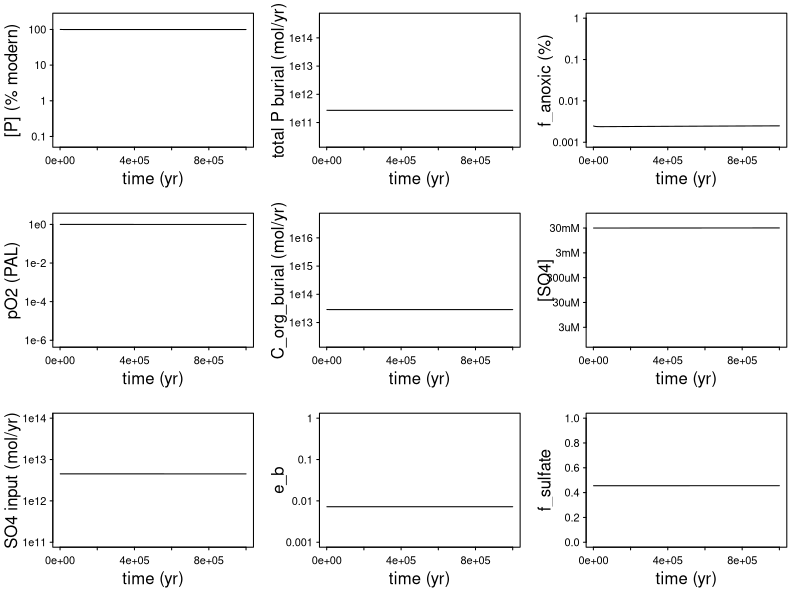
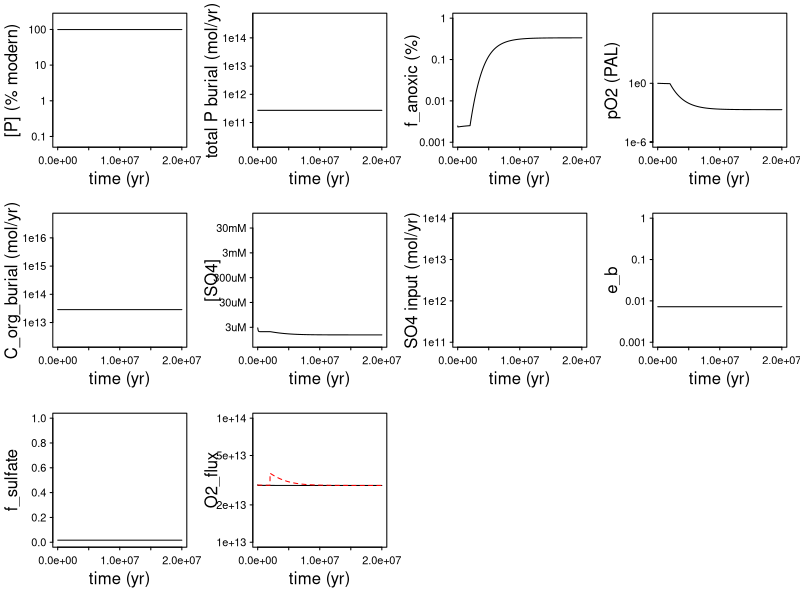
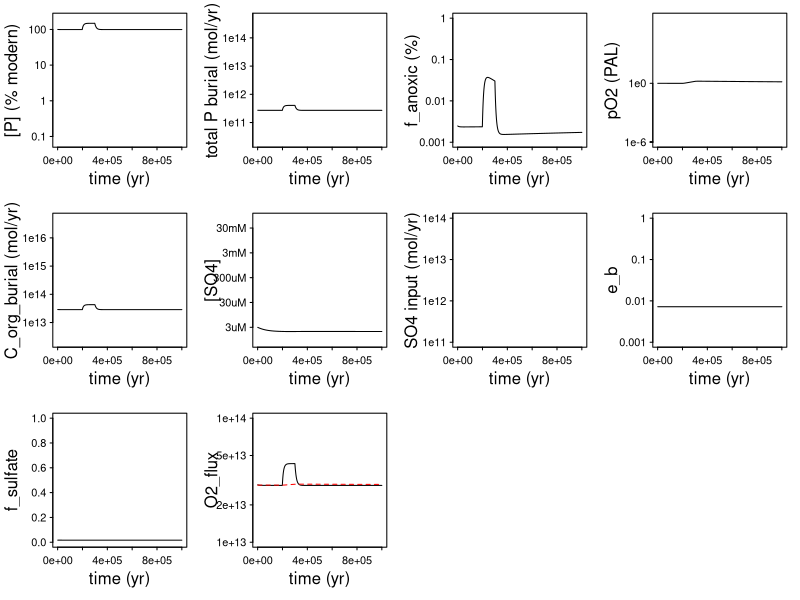
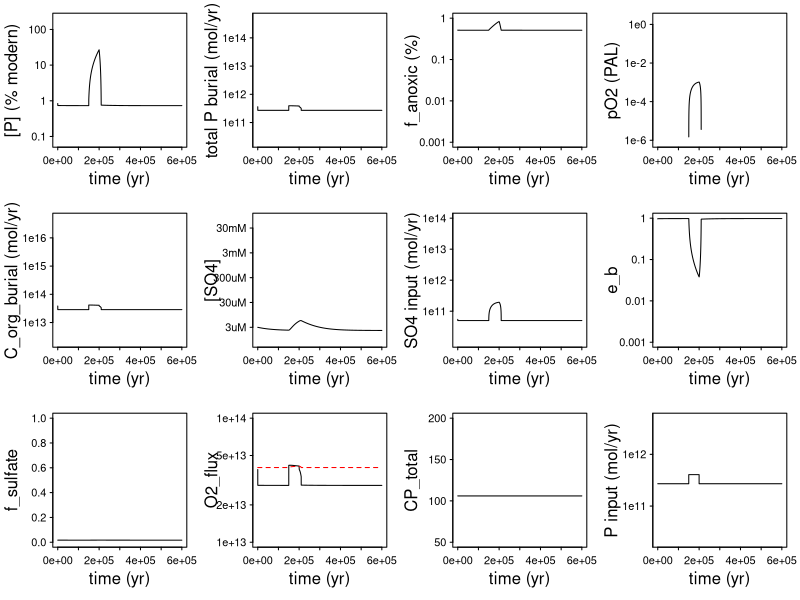

Source code (R) for these figures, in order:
##### P-SO4 model
##### Michael Kipp
##### May 2022 

## modern flux & reservoir values - read in these values before executing code for any of the figures below

P_modern=2900e12 # moles of P in modern ocean; from Ruttenberg (2003) Table 1
O2_modern=38e18 # moles O2 in modern atmosphere
SO4_modern=40e18 # moles SO4 in modern ocean
O2_weathering_modern=3.335761e13 # modern oxidative weathering flux, mol/yr
NPP_modern=4e15 # modern net primary productivity; mol/yr, from Field et al (1999)
SO4_input_modern=4.5e12 # modern riverine flux of SO4 to ocean; mol/yr
P_input_modern=0.27e12 # modern riverine flux of P to ocean; mol/yr of "reactive" (i.e. bioavailable, not particulate) from Ruttenberg (2003) Table 3
Redfield_CP=106 # molar C/P ratio of organic matter; Redfield (1958)
SO4_hsc=0.00333 # half-saturation constant for SO4 reduction (0.00333=100uM, as in Pallud & Van Cappellen 2006)
O2_hsc=1e-4 # from Slomp and Van Cappellen (2007) Biogeosciences; Alcott et al (2019) Science
e_b=0.00722 # calibrated for steady state; in general agreement with Holland (1984); Hedges & Keil (1995); Middelburg (2019)
f_sulfate_modern=0.5 # from S isotope record, e.g. Canfield + Farquhar (2009) PNAS
gypsum_hsc=0.2 # tuned to give negligible gypsum burial in Archean
Anoxic_CP_modern=3650 # 4000 in Van Cappellen & Ingall (1996) and Lenton et al (2017); 1100 in Alcott et al (2019) and Slomp & Van Cappellen (2007)
reduced_outgassing=0 # no additional O2 sink in base model 

### Model run at modern steady state values for 1 Myr. 

i=2
max_time=1e6 # length of run; yr
time_step=1e3 # time step; yr
t=seq(0,max_time,by=time_step)
P=NULL
P[1]=P_modern # initial marine P inventory

O2=NULL
O2[1]=O2_modern # initial atmospheric O2 inventory 
SO4=NULL
SO4[1]=SO4_modern # initial marine SO4 inventory

out=NULL

for (i in 2:length(t)){
	
	time=t[i]
	
	P_input=P_input_modern*time_step
	
	Corg_prod=(P[i-1]/P_modern)*NPP_modern*time_step 
	
	resp_O2=((O2[i-1]/((O2_hsc*O2_modern)+O2[i-1])))
	resp_SO4=((SO4[i-1]/((SO4_hsc*SO4_modern)+SO4[i-1])))
	total_pot_resp=resp_O2+resp_SO4
	if(total_pot_resp>0.99278){total_e_b=1-0.99278} else{total_e_b=1-total_pot_resp}
	
	Corg_burial= total_e_b* Corg_prod
	
	f_anoxic=1/(1+exp(-12*(0.5*(P[i-1]/P_modern)-(O2[i-1]/O2_modern)))) # eqn & coefficients from Lenton et al (2018) Earth Sci Rev

	SO4_input=sqrt(O2[i-1]/O2_modern)*SO4_input_modern*time_step
	
	J_sulfate=f_sulfate_modern*((SO4[i-1]/((gypsum_hsc*SO4_modern)+SO4[i-1]))*SO4_input_modern*time_step)
	J_sulfide=(1-f_sulfate_modern)*((SO4[i-1]/((SO4_hsc*SO4_modern)+SO4[i-1]))*SO4_input_modern*time_step)
	SO4[i]=SO4[i-1]+SO4_input-J_sulfide-J_sulfate
	
	P_oxic_burial=(1-f_anoxic)*Corg_burial/Redfield_CP
	Anoxic_CP=if((Anoxic_CP_modern*(SO4[i-1]/((SO4_hsc*SO4_modern)+SO4[i-1])))>106){(Anoxic_CP_modern*(SO4[i-1]/((SO4_hsc*SO4_modern)+SO4[i-1])))} else{106}
	P_anoxic_burial=(f_anoxic)*Corg_burial/Anoxic_CP
	P_total_burial= P_oxic_burial+ P_anoxic_burial
	
	P[i]=if(P[i-1]+P_input-P_total_burial>0){P[i-1]+P_input-P_total_burial} else{0}
	
	O2_source=Corg_burial+2*J_sulfide
	O2_sink=(O2_weathering_modern*time_step)*sqrt(O2[i-1]/O2_modern)+reduced_outgassing*time_step
	O2[i]=if(O2[i-1]+O2_source-O2_sink>0){O2[i-1]+O2_source-O2_sink} else{0}
		
	results=c(time,P[i], P_input/time_step, P_oxic_burial/time_step, P_anoxic_burial/time_step, P_total_burial/time_step, f_anoxic,O2[i], P_oxic_burial/P_total_burial,P_anoxic_burial/P_total_burial, Corg_burial/time_step, Anoxic_CP,SO4[i], Corg_burial/Corg_prod, SO4_input/time_step,J_sulfate/(J_sulfate+J_sulfide), O2_source/time_step,O2_sink/time_step)
	out=rbind(out,results)
	
}

colnames(out)=c("time","P_ocean","P_input","P_oxic_burial","P_anoxic_burial","P_total_burial","f_anoxic","O2_atmosphere","rel_oxic_P_burial","rel_anoxic_P_burial","Corg_burial","CP_anoxic","SO4_ocean","e_b","SO4_input","f_sulfate","O2_source","O2_sink")

par(mfrow=c(3,3))
par(mar=c(4,4,1,1))
par(oma=c(0,0,0,0))
plot(out[,2]~out[,1],cex=0,ylim=c(2000e9,6000e12),xlab=NA,ylab=NA,axes=F,log="y")
lines(out[,2]~out[,1])
axis(side=1,las=1,tck=-0.02,mgp=c(3,0.5,0))
axis(side=2,las=1,tck=-0.02,mgp=c(3,0.5,0),at=c(2.9e15,2.9e14,2.9e13,2.9e12),labels=c(100,10,1,0.1))
box(lwd=1)
mtext(side=1,line=2,"time (yr)")
mtext(side=2,line=2.5,"[P] (% modern)")

plot(out[,6]~out[,1],type="l",xlab=NA,ylab=NA,axes=F,ylim=c(2e10,5e14),log="y")
axis(side=1,las=1,tck=-0.02,mgp=c(3,0.5,0))
axis(side=2,las=1,tck=-0.02,mgp=c(3,0.5,0),at=c(1e10,1e11,1e12,1e13,1e14,1e15),labels=c("1e10","1e11","1e12","1e13","1e14","1e15"))
box(lwd=1)
mtext(side=1,line=2,"time (yr)")
mtext(side=2,line=2.5,"total P burial (mol/yr)")

plot(out[,7]~out[,1],type="l",xlab=NA,ylab=NA,axes=F,ylim=c(0.001,1),log="y")
axis(side=1,las=1,tck=-0.02,mgp=c(3,0.5,0))
axis(side=2,las=1,tck=-0.02,mgp=c(3,0.5,0),at=c(0.001,0.01,0.1,1),labels=c("0.001","0.01","0.1","1"))
box(lwd=1)
mtext(side=1,line=2,"time (yr)")
mtext(side=2,line=2.5,"f_anoxic (%)")

plot(out[,8]~out[,1],type="l",ylim=c(30e12,80e18),xlab=NA,ylab=NA,axes=F,log="y")
axis(side=1,las=1,tck=-0.02,mgp=c(3,0.5,0))
axis(side=2,las=1,tck=-0.02,mgp=c(3,0.5,0),at=c(38e18,1e-2*38e18,1e-4*38e18,1e-6*38e18),labels=c("1e0","1e-2","1e-4","1e-6"))
box(lwd=1)
mtext(side=1,line=2,"time (yr)")
mtext(side=2,line=2.5,"pO2 (PAL)")

plot(out[,11]~out[,1],type="l",xlab=NA,ylab=NA,axes=F,ylim=c(2e12,5e16),log="y")
axis(side=1,las=1,tck=-0.02,mgp=c(3,0.5,0))
axis(side=2,las=1,tck=-0.02,mgp=c(3,0.5,0),at=c(1e13,1e14,1e15,1e16),labels=c("1e13","1e14","1e15","1e16"))
box(lwd=1)
mtext(side=1,line=2,"time (yr)")
mtext(side=2,line=2.5,"C_org_burial (mol/yr)")

plot(out[,13]~out[,1],type="l",xlab=NA,ylab=NA,axes=F,ylim=c(1e15,1e20),log="y")
axis(side=1,las=1,tck=-0.02,mgp=c(3,0.5,0))
axis(side=2,las=1,tck=-0.02,mgp=c(3,0.5,0),at=c(40e18,40e17,40e16,40e15,40e14),labels=c("30mM","3mM","300uM","30uM","3uM"))
box(lwd=1)
mtext(side=1,line=2,"time (yr)")
mtext(side=2,line=2.5,"[SO4]")

plot(out[,15]~out[,1],type="l",xlab=NA,ylab=NA,axes=F,ylim=c(1e11,1e14),log="y")
axis(side=1,las=1,tck=-0.02,mgp=c(3,0.5,0))
axis(side=2,las=1,tck=-0.02,mgp=c(3,0.5,0),at=c(1e11,1e12,1e13,1e14,1e15,1e16,1e17,1e18),labels=c("1e11","1e12","1e13","1e14","1e15","1e16","1e17","1e18"))
box(lwd=1)
mtext(side=1,line=2,"time (yr)")
mtext(side=2,line=2.5,"SO4 input (mol/yr)")

plot(out[,14]~out[,1],type="l",xlab=NA,ylab=NA,axes=F,ylim=c(0.001,1),log="y")
axis(side=1,las=1,tck=-0.02,mgp=c(3,0.5,0))
axis(side=2,las=1,tck=-0.02,mgp=c(3,0.5,0),at=c(0.001,0.01,0.1,1),labels=c("0.001","0.01","0.1","1"))
box(lwd=1)
mtext(side=1,line=2,"time (yr)")
mtext(side=2,line=2.5,"e_b")

plot(out[,16]~out[,1],type="l",xlab=NA,ylab=NA,axes=F,ylim=c(0,1))
axis(side=1,las=1,tck=-0.02,mgp=c(3,0.5,0))
axis(side=2,las=1,tck=-0.02,mgp=c(3,0.5,0))
box(lwd=1)
mtext(side=1,line=2,"time (yr)")
mtext(side=2,line=2.5,"f_sulfate")







### Figure 2. Long-term negative feedback on pO2. 

i=2
max_time=20e6 # length of run; yr
time_step=1e4 # time step; yr
t=seq(0,max_time,by=time_step)
P=NULL
P[1]=P_modern # initial marine P inventory

O2=NULL
O2[1]=O2_modern # initial atmospheric O2 inventory 
SO4=NULL
SO4[1]=SO4_modern*1e-4 # initial marine SO4 inventory; *1e-4 for low-SO4 test
O2_weathering_modern=3.335761e13*(0.865576) # *0.865576 for low-SO4 test (since sulfide O2 source becomes negligible)

out=NULL

reduced_outgassing_seq=seq(0,0,length.out=length(t))
reduced_outgassing_seq[200:length(t)]= O2_weathering_modern*0.25 # 25% increase in O2 sink

for (i in 2:length(t)){
	
	time=t[i]
	
	P_input=P_input_modern*time_step
	
	Corg_prod=(P[i-1]/P_modern)*NPP_modern*time_step 
	
	resp_O2=((O2[i-1]/((O2_hsc*O2_modern)+O2[i-1])))
	resp_SO4=((SO4[i-1]/((SO4_hsc*SO4_modern)+SO4[i-1])))
	total_pot_resp=resp_O2+resp_SO4
	if(total_pot_resp>0.99278){total_e_b=1-0.99278} else{total_e_b=1-total_pot_resp}
	
	Corg_burial= total_e_b* Corg_prod
	
	f_anoxic=1/(1+exp(-12*(0.5*(P[i-1]/P_modern)-(O2[i-1]/O2_modern)))) # eqn & coefficients from Lenton et al (2018) Earth Sci Rev

	SO4_input=sqrt(O2[i-1]/O2_modern)*SO4_input_modern*time_step*1e-2 # *1e-2 for low-SO4 test
	
	J_sulfate=f_sulfate_modern*((SO4[i-1]/((gypsum_hsc*SO4_modern)+SO4[i-1]))*SO4_input_modern*time_step)
	J_sulfide=(1-f_sulfate_modern)*((SO4[i-1]/((SO4_hsc*SO4_modern)+SO4[i-1]))*SO4_input_modern*time_step)
	SO4[i]=SO4[i-1]+SO4_input-J_sulfide-J_sulfate
	
	P_oxic_burial=(1-f_anoxic)*Corg_burial/Redfield_CP
	Anoxic_CP=if((Anoxic_CP_modern*(SO4[i-1]/((SO4_hsc*SO4_modern)+SO4[i-1])))>106){(Anoxic_CP_modern*(SO4[i-1]/((SO4_hsc*SO4_modern)+SO4[i-1])))} else{106}
	P_anoxic_burial=(f_anoxic)*Corg_burial/Anoxic_CP
	P_total_burial= P_oxic_burial+ P_anoxic_burial
	
	P[i]=if(P[i-1]+P_input-P_total_burial>0){P[i-1]+P_input-P_total_burial} else{0}
	
	O2_source=Corg_burial+2*J_sulfide
	O2_sink=(O2_weathering_modern*time_step)*sqrt(O2[i-1]/O2_modern)+ reduced_outgassing_seq[i]*time_step
	O2[i]=if(O2[i-1]+O2_source-O2_sink>0){O2[i-1]+O2_source-O2_sink} else{0}
		
	results=c(time,P[i], P_input/time_step, P_oxic_burial/time_step, P_anoxic_burial/time_step, P_total_burial/time_step, f_anoxic,O2[i], P_oxic_burial/P_total_burial,P_anoxic_burial/P_total_burial, Corg_burial/time_step, Anoxic_CP,SO4[i], Corg_burial/Corg_prod, SO4_input/time_step,J_sulfate/(J_sulfate+J_sulfide), O2_source/time_step,O2_sink/time_step)
	out=rbind(out,results)
	
}

colnames(out)=c("time","P_ocean","P_input","P_oxic_burial","P_anoxic_burial","P_total_burial","f_anoxic","O2_atmosphere","rel_oxic_P_burial","rel_anoxic_P_burial","Corg_burial","CP_anoxic","SO4_ocean","e_b","SO4_input","f_sulfate","O2_source","O2_sink")

par(mfrow=c(3,4))
par(mar=c(4,4,1,1))
par(oma=c(0,0,0,0))
plot(out[,2]~out[,1],cex=0,ylim=c(2000e9,6000e12),xlab=NA,ylab=NA,axes=F,log="y")
lines(out[,2]~out[,1])
axis(side=1,las=1,tck=-0.02,mgp=c(3,0.5,0))
axis(side=2,las=1,tck=-0.02,mgp=c(3,0.5,0),at=c(2.9e15,2.9e14,2.9e13,2.9e12),labels=c(100,10,1,0.1))
box(lwd=1)
mtext(side=1,line=2,"time (yr)")
mtext(side=2,line=2.5,"[P] (% modern)")

plot(out[,6]~out[,1],type="l",xlab=NA,ylab=NA,axes=F,ylim=c(2e10,5e14),log="y")
axis(side=1,las=1,tck=-0.02,mgp=c(3,0.5,0))
axis(side=2,las=1,tck=-0.02,mgp=c(3,0.5,0),at=c(1e10,1e11,1e12,1e13,1e14,1e15),labels=c("1e10","1e11","1e12","1e13","1e14","1e15"))
box(lwd=1)
mtext(side=1,line=2,"time (yr)")
mtext(side=2,line=2.5,"total P burial (mol/yr)")

plot(out[,7]~out[,1],type="l",xlab=NA,ylab=NA,axes=F,ylim=c(0.001,1),log="y")
axis(side=1,las=1,tck=-0.02,mgp=c(3,0.5,0))
axis(side=2,las=1,tck=-0.02,mgp=c(3,0.5,0),at=c(0.001,0.01,0.1,1),labels=c("0.001","0.01","0.1","1"))
box(lwd=1)
mtext(side=1,line=2,"time (yr)")
mtext(side=2,line=2.5,"f_anoxic (%)")

plot(out[,8]~out[,1],type="l",ylim=c(30e12,80e18),xlab=NA,ylab=NA,axes=F)
axis(side=1,las=1,tck=-0.02,mgp=c(3,0.5,0))
axis(side=2,las=1,tck=-0.02,mgp=c(3,0.5,0),at=c(38e18,1e-2*38e18,1e-4*38e18,1e-6*38e18),labels=c("1e0","1e-2","1e-4","1e-6"))
box(lwd=1)
mtext(side=1,line=2,"time (yr)")
mtext(side=2,line=2.5,"pO2 (PAL)")

plot(out[,11]~out[,1],type="l",xlab=NA,ylab=NA,axes=F,ylim=c(2e12,5e16),log="y")
axis(side=1,las=1,tck=-0.02,mgp=c(3,0.5,0))
axis(side=2,las=1,tck=-0.02,mgp=c(3,0.5,0),at=c(1e13,1e14,1e15,1e16),labels=c("1e13","1e14","1e15","1e16"))
box(lwd=1)
mtext(side=1,line=2,"time (yr)")
mtext(side=2,line=2.5,"C_org_burial (mol/yr)")

plot(out[,13]~out[,1],type="l",xlab=NA,ylab=NA,axes=F,ylim=c(1e15,1e20),log="y")
axis(side=1,las=1,tck=-0.02,mgp=c(3,0.5,0))
axis(side=2,las=1,tck=-0.02,mgp=c(3,0.5,0),at=c(40e18,40e17,40e16,40e15,40e14),labels=c("30mM","3mM","300uM","30uM","3uM"))
box(lwd=1)
mtext(side=1,line=2,"time (yr)")
mtext(side=2,line=2.5,"[SO4]")

plot(out[,15]~out[,1],type="l",xlab=NA,ylab=NA,axes=F,ylim=c(1e11,1e14),log="y")
axis(side=1,las=1,tck=-0.02,mgp=c(3,0.5,0))
axis(side=2,las=1,tck=-0.02,mgp=c(3,0.5,0),at=c(1e11,1e12,1e13,1e14,1e15,1e16,1e17,1e18),labels=c("1e11","1e12","1e13","1e14","1e15","1e16","1e17","1e18"))
box(lwd=1)
mtext(side=1,line=2,"time (yr)")
mtext(side=2,line=2.5,"SO4 input (mol/yr)")

plot(out[,14]~out[,1],type="l",xlab=NA,ylab=NA,axes=F,ylim=c(0.001,1),log="y")
axis(side=1,las=1,tck=-0.02,mgp=c(3,0.5,0))
axis(side=2,las=1,tck=-0.02,mgp=c(3,0.5,0),at=c(0.001,0.01,0.1,1),labels=c("0.001","0.01","0.1","1"))
box(lwd=1)
mtext(side=1,line=2,"time (yr)")
mtext(side=2,line=2.5,"e_b")

plot(out[,16]~out[,1],type="l",xlab=NA,ylab=NA,axes=F,ylim=c(0,1))
axis(side=1,las=1,tck=-0.02,mgp=c(3,0.5,0))
axis(side=2,las=1,tck=-0.02,mgp=c(3,0.5,0))
box(lwd=1)
mtext(side=1,line=2,"time (yr)")
mtext(side=2,line=2.5,"f_sulfate")

plot(out[,17]~out[,1],type="l",xlab=NA,ylab=NA,axes=F,ylim=c(1e13,1e14),log="y")
lines(out[,18]~out[,1],col="red",lty=2)
axis(side=1,las=1,tck=-0.02,mgp=c(3,0.5,0))
axis(side=2,las=1,tck=-0.02,mgp=c(3,0.5,0))
box(lwd=1)
mtext(side=1,line=2,"time (yr)")
mtext(side=2,line=2.5,"O2_flux")


### Figure 3. OAE amplification.  

i=2
max_time=1e6 # length of run; yr
time_step=1e3 # time step; yr
t=seq(0,max_time,by=time_step)
P=NULL
P[1]=P_modern # initial marine P inventory

O2=NULL
O2[1]=O2_modern # initial atmospheric O2 inventory 
SO4=NULL
SO4[1]=SO4_modern*1e-4 # initial marine SO4 inventory; *1e-4 for low-SO4 test

SO4_input_modern=4.5e12
O2_weathering_modern=3.335761e13*(0.865576) # *0.865576 for low-SO4 test (since sulfide O2 source becomes negligible)
reduced_outgassing=0 

out=NULL

P_input_seq=seq(P_input_modern,P_input_modern,length.out=length(t))
P_input_seq[200:300]= P_input_modern*1.5 # 50% increase in P input

for (i in 2:length(t)){
	
	time=t[i]
	
	P_input= P_input_seq[i]*time_step
	
	Corg_prod=(P[i-1]/P_modern)*NPP_modern*time_step 
	
	resp_O2=((O2[i-1]/((O2_hsc*O2_modern)+O2[i-1])))
	resp_SO4=((SO4[i-1]/((SO4_hsc*SO4_modern)+SO4[i-1])))
	total_pot_resp=resp_O2+resp_SO4
	if(total_pot_resp>0.99278){total_e_b=1-0.99278} else{total_e_b=1-total_pot_resp}
	
	Corg_burial= total_e_b* Corg_prod
	
	f_anoxic=1/(1+exp(-12*(0.5*(P[i-1]/P_modern)-(O2[i-1]/O2_modern)))) # eqn & coefficients from Lenton et al (2018) Earth Sci Rev

	SO4_input=sqrt(O2[i-1]/O2_modern)*SO4_input_modern*time_step*1e-2 # *1e-2 for low-SO4 test
	
	J_sulfate=f_sulfate_modern*((SO4[i-1]/((gypsum_hsc*SO4_modern)+SO4[i-1]))*SO4_input_modern*time_step)
	J_sulfide=(1-f_sulfate_modern)*((SO4[i-1]/((SO4_hsc*SO4_modern)+SO4[i-1]))*SO4_input_modern*time_step)
	SO4[i]=SO4[i-1]+SO4_input-J_sulfide-J_sulfate
	
	P_oxic_burial=(1-f_anoxic)*Corg_burial/Redfield_CP
	Anoxic_CP=if((Anoxic_CP_modern*(SO4[i-1]/((SO4_hsc*SO4_modern)+SO4[i-1])))>106){(Anoxic_CP_modern*(SO4[i-1]/((SO4_hsc*SO4_modern)+SO4[i-1])))} else{106}
	P_anoxic_burial=(f_anoxic)*Corg_burial/Anoxic_CP
	P_total_burial= P_oxic_burial+ P_anoxic_burial
	
	P[i]=if(P[i-1]+P_input-P_total_burial>0){P[i-1]+P_input-P_total_burial} else{0}
	
	O2_source=Corg_burial+2*J_sulfide
	O2_sink=(O2_weathering_modern*time_step)*sqrt(O2[i-1]/O2_modern)+ reduced_outgassing*time_step
	O2[i]=if(O2[i-1]+O2_source-O2_sink>0){O2[i-1]+O2_source-O2_sink} else{0}
		
	results=c(time,P[i], P_input/time_step, P_oxic_burial/time_step, P_anoxic_burial/time_step, P_total_burial/time_step, f_anoxic,O2[i], P_oxic_burial/P_total_burial,P_anoxic_burial/P_total_burial, Corg_burial/time_step, Anoxic_CP,SO4[i], Corg_burial/Corg_prod, SO4_input/time_step,J_sulfate/(J_sulfate+J_sulfide), O2_source/time_step,O2_sink/time_step)
	out=rbind(out,results)
	
}

colnames(out)=c("time","P_ocean","P_input","P_oxic_burial","P_anoxic_burial","P_total_burial","f_anoxic","O2_atmosphere","rel_oxic_P_burial","rel_anoxic_P_burial","Corg_burial","CP_anoxic","SO4_ocean","e_b","SO4_input","f_sulfate","O2_source","O2_sink")

par(mfrow=c(3,4))
par(mar=c(4,4,1,1))
par(oma=c(0,0,0,0))
plot(out[,2]~out[,1],cex=0,ylim=c(2000e9,6000e12),xlab=NA,ylab=NA,axes=F,log="y")
lines(out[,2]~out[,1])
axis(side=1,las=1,tck=-0.02,mgp=c(3,0.5,0))
axis(side=2,las=1,tck=-0.02,mgp=c(3,0.5,0),at=c(2.9e15,2.9e14,2.9e13,2.9e12),labels=c(100,10,1,0.1))
box(lwd=1)
mtext(side=1,line=2,"time (yr)")
mtext(side=2,line=2.5,"[P] (% modern)")

plot(out[,6]~out[,1],type="l",xlab=NA,ylab=NA,axes=F,ylim=c(2e10,5e14),log="y")
axis(side=1,las=1,tck=-0.02,mgp=c(3,0.5,0))
axis(side=2,las=1,tck=-0.02,mgp=c(3,0.5,0),at=c(1e10,1e11,1e12,1e13,1e14,1e15),labels=c("1e10","1e11","1e12","1e13","1e14","1e15"))
box(lwd=1)
mtext(side=1,line=2,"time (yr)")
mtext(side=2,line=2.5,"total P burial (mol/yr)")

plot(out[,7]~out[,1],type="l",xlab=NA,ylab=NA,axes=F,ylim=c(0.001,1),log="y")
axis(side=1,las=1,tck=-0.02,mgp=c(3,0.5,0))
axis(side=2,las=1,tck=-0.02,mgp=c(3,0.5,0),at=c(0.001,0.01,0.1,1),labels=c("0.001","0.01","0.1","1"))
box(lwd=1)
mtext(side=1,line=2,"time (yr)")
mtext(side=2,line=2.5,"f_anoxic (%)")

plot(out[,8]~out[,1],type="l",ylim=c(30e12,80e18),xlab=NA,ylab=NA,axes=F)
axis(side=1,las=1,tck=-0.02,mgp=c(3,0.5,0))
axis(side=2,las=1,tck=-0.02,mgp=c(3,0.5,0),at=c(38e18,1e-2*38e18,1e-4*38e18,1e-6*38e18),labels=c("1e0","1e-2","1e-4","1e-6"))
box(lwd=1)
mtext(side=1,line=2,"time (yr)")
mtext(side=2,line=2.5,"pO2 (PAL)")

plot(out[,11]~out[,1],type="l",xlab=NA,ylab=NA,axes=F,ylim=c(2e12,5e16),log="y")
axis(side=1,las=1,tck=-0.02,mgp=c(3,0.5,0))
axis(side=2,las=1,tck=-0.02,mgp=c(3,0.5,0),at=c(1e13,1e14,1e15,1e16),labels=c("1e13","1e14","1e15","1e16"))
box(lwd=1)
mtext(side=1,line=2,"time (yr)")
mtext(side=2,line=2.5,"C_org_burial (mol/yr)")

plot(out[,13]~out[,1],type="l",xlab=NA,ylab=NA,axes=F,ylim=c(1e15,1e20),log="y")
axis(side=1,las=1,tck=-0.02,mgp=c(3,0.5,0))
axis(side=2,las=1,tck=-0.02,mgp=c(3,0.5,0),at=c(40e18,40e17,40e16,40e15,40e14),labels=c("30mM","3mM","300uM","30uM","3uM"))
box(lwd=1)
mtext(side=1,line=2,"time (yr)")
mtext(side=2,line=2.5,"[SO4]")

plot(out[,15]~out[,1],type="l",xlab=NA,ylab=NA,axes=F,ylim=c(1e11,1e14),log="y")
axis(side=1,las=1,tck=-0.02,mgp=c(3,0.5,0))
axis(side=2,las=1,tck=-0.02,mgp=c(3,0.5,0),at=c(1e11,1e12,1e13,1e14,1e15,1e16,1e17,1e18),labels=c("1e11","1e12","1e13","1e14","1e15","1e16","1e17","1e18"))
box(lwd=1)
mtext(side=1,line=2,"time (yr)")
mtext(side=2,line=2.5,"SO4 input (mol/yr)")

plot(out[,14]~out[,1],type="l",xlab=NA,ylab=NA,axes=F,ylim=c(0.001,1),log="y")
axis(side=1,las=1,tck=-0.02,mgp=c(3,0.5,0))
axis(side=2,las=1,tck=-0.02,mgp=c(3,0.5,0),at=c(0.001,0.01,0.1,1),labels=c("0.001","0.01","0.1","1"))
box(lwd=1)
mtext(side=1,line=2,"time (yr)")
mtext(side=2,line=2.5,"e_b")

plot(out[,16]~out[,1],type="l",xlab=NA,ylab=NA,axes=F,ylim=c(0,1))
axis(side=1,las=1,tck=-0.02,mgp=c(3,0.5,0))
axis(side=2,las=1,tck=-0.02,mgp=c(3,0.5,0))
box(lwd=1)
mtext(side=1,line=2,"time (yr)")
mtext(side=2,line=2.5,"f_sulfate")

plot(out[,17]~out[,1],type="l",xlab=NA,ylab=NA,axes=F,ylim=c(1e13,1e14),log="y")
lines(out[,18]~out[,1],col="red",lty=2)
axis(side=1,las=1,tck=-0.02,mgp=c(3,0.5,0))
axis(side=2,las=1,tck=-0.02,mgp=c(3,0.5,0))
box(lwd=1)
mtext(side=1,line=2,"time (yr)")
mtext(side=2,line=2.5,"O2_flux")



### Figure 4. Whiff of O2.  

i=2
max_time=600e3 # length of run; yr
time_step=50 # time step; yr
t=seq(0,max_time,by=time_step)
P=NULL
P[1]=P_modern*1e-2 # initial marine P inventory; *1e-2 for Archean P reservoir

O2=NULL
O2[1]=O2_modern*1e-6 # initial atmospheric O2 inventory; *1e-6 for Archean pO2
SO4=NULL
SO4[1]=SO4_modern*1e-4 # initial marine SO4 inventory; *1e-4 for Archean SO4 reservoir

SO4_input_volcanic=0.5e11 # Archean SO4 source via photolysis of volcanic SO2
SO4_input_volcanic_seq=seq(SO4_input_volcanic, SO4_input_volcanic,length.out=length(t))
#SO4_input_volcanic_seq[2000:3000]= SO4_input_volcanic*5 # alt. test: 5x increase in volcanic SO2

P_input_seq=seq(P_input_modern,P_input_modern,length.out=length(t))
P_input_seq[3000:4000]= P_input_modern*1.5 # 40-50% increase in P input

out=NULL

reduced_outgassing=40e12 # Kipp et al (2021): 13.5e12 baseline, 24.3e12 (0.5 log unit fO2 change), 43.1e12 (1.0 log unit fO2 change)

for (i in 2:length(t)){
	
	time=t[i]
	
	P_input= P_input_seq[i]*time_step
	
	Corg_prod=(P[i-1]/P_modern)*NPP_modern*time_step 
	
	resp_O2=((O2[i-1]/((O2_hsc*O2_modern)+O2[i-1])))
	resp_SO4=((SO4[i-1]/((SO4_hsc*SO4_modern)+SO4[i-1])))
	total_pot_resp=resp_O2+resp_SO4
	if(total_pot_resp>0.99278){total_e_b=1-0.99278} else{total_e_b=1-total_pot_resp}
	
	Corg_burial= total_e_b* Corg_prod
	
	f_anoxic=1/(1+exp(-12*(0.5*(P[i-1]/P_modern)-(O2[i-1]/O2_modern)))) # eqn & coefficients from Lenton et al (2018) Earth Sci Rev

	SO4_input=sqrt(O2[i-1]/O2_modern)*SO4_input_modern*time_step+ SO4_input_volcanic_seq[i]*time_step
	
	J_sulfate=f_sulfate_modern*((SO4[i-1]/((gypsum_hsc*SO4_modern)+SO4[i-1]))*SO4_input_modern*time_step)
	J_sulfide=(1-f_sulfate_modern)*((SO4[i-1]/((SO4_hsc*SO4_modern)+SO4[i-1]))*SO4_input_modern*time_step)
	SO4[i]=SO4[i-1]+SO4_input-J_sulfide-J_sulfate
	
	P_oxic_burial=(1-f_anoxic)*Corg_burial/Redfield_CP
	Anoxic_CP=106 #if((Anoxic_CP_modern*(SO4[i-1]/((SO4_hsc*SO4_modern)+SO4[i-1])))>106){(Anoxic_CP_modern*(SO4[i-1]/((SO4_hsc*SO4_modern)+SO4[i-1])))} else{106} # =106 for "control" run with no anoxic P recycling
	P_anoxic_burial=(f_anoxic)*Corg_burial/Anoxic_CP
	P_total_burial= P_oxic_burial+ P_anoxic_burial
	Total_CP=(P_anoxic_burial/P_total_burial)*Anoxic_CP+(P_oxic_burial/P_total_burial)*Redfield_CP
	
	P[i]=if(P[i-1]+P_input-P_total_burial>0){P[i-1]+P_input-P_total_burial} else{0}
	
	O2_source=Corg_burial+2*J_sulfide
	O2_sink=(O2_weathering_modern*time_step)*sqrt(O2[i-1]/O2_modern)+ reduced_outgassing*time_step
	O2[i]=if(O2[i-1]+O2_source-O2_sink>0){O2[i-1]+O2_source-O2_sink} else{0}
		
	results=c(time,P[i], P_input/time_step, P_oxic_burial/time_step, P_anoxic_burial/time_step, P_total_burial/time_step, f_anoxic,O2[i], P_oxic_burial/P_total_burial,P_anoxic_burial/P_total_burial, Corg_burial/time_step, Anoxic_CP,SO4[i], Corg_burial/Corg_prod, SO4_input/time_step,J_sulfate/(J_sulfate+J_sulfide), O2_source/time_step,O2_sink/time_step,Total_CP)
	out=rbind(out,results)
	
}

colnames(out)=c("time","P_ocean","P_input","P_oxic_burial","P_anoxic_burial","P_total_burial","f_anoxic","O2_atmosphere","rel_oxic_P_burial","rel_anoxic_P_burial","Corg_burial","CP_anoxic","SO4_ocean","e_b","SO4_input","f_sulfate","O2_source","O2_sink","CP_total")


par(mfrow=c(3,4))
par(mar=c(4,4,1,1))
par(oma=c(0,0,0,0))
plot(out[,2]~out[,1],cex=0,ylim=c(2000e9,6000e12),xlab=NA,ylab=NA,axes=F,log="y")
lines(out[,2]~out[,1])
axis(side=1,las=1,tck=-0.02,mgp=c(3,0.5,0))
axis(side=2,las=1,tck=-0.02,mgp=c(3,0.5,0),at=c(2.9e15,2.9e14,2.9e13,2.9e12),labels=c(100,10,1,0.1))
box(lwd=1)
mtext(side=1,line=2,"time (yr)")
mtext(side=2,line=2.5,"[P] (% modern)")

plot(out[,6]~out[,1],type="l",xlab=NA,ylab=NA,axes=F,ylim=c(2e10,5e14),log="y")
axis(side=1,las=1,tck=-0.02,mgp=c(3,0.5,0))
axis(side=2,las=1,tck=-0.02,mgp=c(3,0.5,0),at=c(1e10,1e11,1e12,1e13,1e14,1e15),labels=c("1e10","1e11","1e12","1e13","1e14","1e15"))
box(lwd=1)
mtext(side=1,line=2,"time (yr)")
mtext(side=2,line=2.5,"total P burial (mol/yr)")

plot(out[,7]~out[,1],type="l",xlab=NA,ylab=NA,axes=F,ylim=c(0.001,1),log="y")
axis(side=1,las=1,tck=-0.02,mgp=c(3,0.5,0))
axis(side=2,las=1,tck=-0.02,mgp=c(3,0.5,0),at=c(0.001,0.01,0.1,1),labels=c("0.001","0.01","0.1","1"))
box(lwd=1)
mtext(side=1,line=2,"time (yr)")
mtext(side=2,line=2.5,"f_anoxic (%)")

plot(out[,8]~out[,1],type="l",ylim=c(30e12,80e18),xlab=NA,ylab=NA,axes=F,log="y")
axis(side=1,las=1,tck=-0.02,mgp=c(3,0.5,0))
axis(side=2,las=1,tck=-0.02,mgp=c(3,0.5,0),at=c(38e18,1e-2*38e18,1e-4*38e18,1e-6*38e18),labels=c("1e0","1e-2","1e-4","1e-6"))
box(lwd=1)
mtext(side=1,line=2,"time (yr)")
mtext(side=2,line=2.5,"pO2 (PAL)")

plot(out[,11]~out[,1],type="l",xlab=NA,ylab=NA,axes=F,ylim=c(2e12,5e16),log="y")
axis(side=1,las=1,tck=-0.02,mgp=c(3,0.5,0))
axis(side=2,las=1,tck=-0.02,mgp=c(3,0.5,0),at=c(1e13,1e14,1e15,1e16),labels=c("1e13","1e14","1e15","1e16"))
box(lwd=1)
mtext(side=1,line=2,"time (yr)")
mtext(side=2,line=2.5,"C_org_burial (mol/yr)")

plot(out[,13]~out[,1],type="l",xlab=NA,ylab=NA,axes=F,ylim=c(1e15,1e20),log="y")
axis(side=1,las=1,tck=-0.02,mgp=c(3,0.5,0))
axis(side=2,las=1,tck=-0.02,mgp=c(3,0.5,0),at=c(40e18,40e17,40e16,40e15,40e14),labels=c("30mM","3mM","300uM","30uM","3uM"))
box(lwd=1)
mtext(side=1,line=2,"time (yr)")
mtext(side=2,line=2.5,"[SO4]")

plot(out[,15]~out[,1],type="l",xlab=NA,ylab=NA,axes=F,ylim=c(1e10,1e14),log="y")
axis(side=1,las=1,tck=-0.02,mgp=c(3,0.5,0))
axis(side=2,las=1,tck=-0.02,mgp=c(3,0.5,0),at=c(1e11,1e12,1e13,1e14,1e15,1e16,1e17,1e18),labels=c("1e11","1e12","1e13","1e14","1e15","1e16","1e17","1e18"))
box(lwd=1)
mtext(side=1,line=2,"time (yr)")
mtext(side=2,line=2.5,"SO4 input (mol/yr)")

plot(out[,14]~out[,1],type="l",xlab=NA,ylab=NA,axes=F,ylim=c(0.001,1),log="y")
axis(side=1,las=1,tck=-0.02,mgp=c(3,0.5,0))
axis(side=2,las=1,tck=-0.02,mgp=c(3,0.5,0),at=c(0.001,0.01,0.1,1),labels=c("0.001","0.01","0.1","1"))
box(lwd=1)
mtext(side=1,line=2,"time (yr)")
mtext(side=2,line=2.5,"e_b")

plot(out[,16]~out[,1],type="l",xlab=NA,ylab=NA,axes=F,ylim=c(0,1))
axis(side=1,las=1,tck=-0.02,mgp=c(3,0.5,0))
axis(side=2,las=1,tck=-0.02,mgp=c(3,0.5,0))
box(lwd=1)
mtext(side=1,line=2,"time (yr)")
mtext(side=2,line=2.5,"f_sulfate")

plot(out[,17]~out[,1],type="l",xlab=NA,ylab=NA,axes=F,ylim=c(1e13,1e14),log="y")
lines(out[,18]~out[,1],col="red",lty=2)
axis(side=1,las=1,tck=-0.02,mgp=c(3,0.5,0))
axis(side=2,las=1,tck=-0.02,mgp=c(3,0.5,0))
box(lwd=1)
mtext(side=1,line=2,"time (yr)")
mtext(side=2,line=2.5,"O2_flux")

plot(out[,19]~out[,1],type="l",xlab=NA,ylab=NA,axes=F,ylim=c(50,200))
axis(side=1,las=1,tck=-0.02,mgp=c(3,0.5,0))
axis(side=2,las=1,tck=-0.02,mgp=c(3,0.5,0))
box(lwd=1)
mtext(side=1,line=2,"time (yr)")
mtext(side=2,line=2.5,"CP_total")

plot(out[,3]~out[,1],type="l",xlab=NA,ylab=NA,axes=F,ylim=c(2e10,5e12),log="y")
axis(side=1,las=1,tck=-0.02,mgp=c(3,0.5,0))
axis(side=2,las=1,tck=-0.02,mgp=c(3,0.5,0),at=c(1e10,1e11,1e12,1e13,1e14,1e15),labels=c("1e10","1e11","1e12","1e13","1e14","1e15"))
box(lwd=1)
mtext(side=1,line=2,"time (yr)")
mtext(side=2,line=2.5,"P input (mol/yr)")


